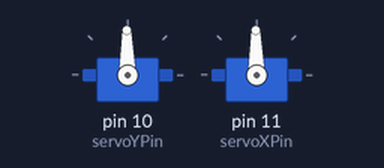
Recording of a sketch running on a simulated Arduino Uno, built with avr-gcc and run on an emulated ATmega328P. Parts: 2 × servo.

Above: at 0.05 s.
At 3.0 s:
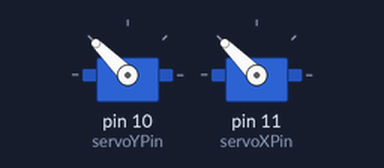
At 6.0 s:
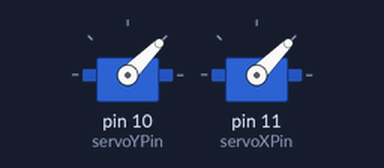
Timing chart, 0 to 7.8 s (numbered marks = the images above):
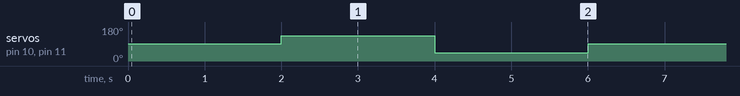

Measured:
- by itself, servo on pin 10 (servoYPin), servo on pin 11 (servoXPin): repeats every 6.0 s: 45° 2.0 s, 91° 2.0 s, 135° 2.0 s

The sketch:

manuMod.ino
```cpp
#include <Servo.h>

Servo servoY; //the servo on the base, to pin 10
Servo servoX; //the servo on the arm, to pin 11

//-------------------------------------------------------------------input
int posY = 135, posX = 80;
//-------------------------------------------------------------------input

int servoYPin = 10, servoXPin = 11;


void setup() {
  servoY.attach(servoYPin);
  servoX.attach(servoXPin);

}

void manuPointing(int Y, int X) {

  servoY.write(Y + 90);
  servoX.write(X + 90);

}

void loop() {

  manuPointing(1,1);
  delay(2000);
  manuPointing(45,45);
  delay(2000);
  manuPointing(-45,-45);
  delay(2000);

}
```
